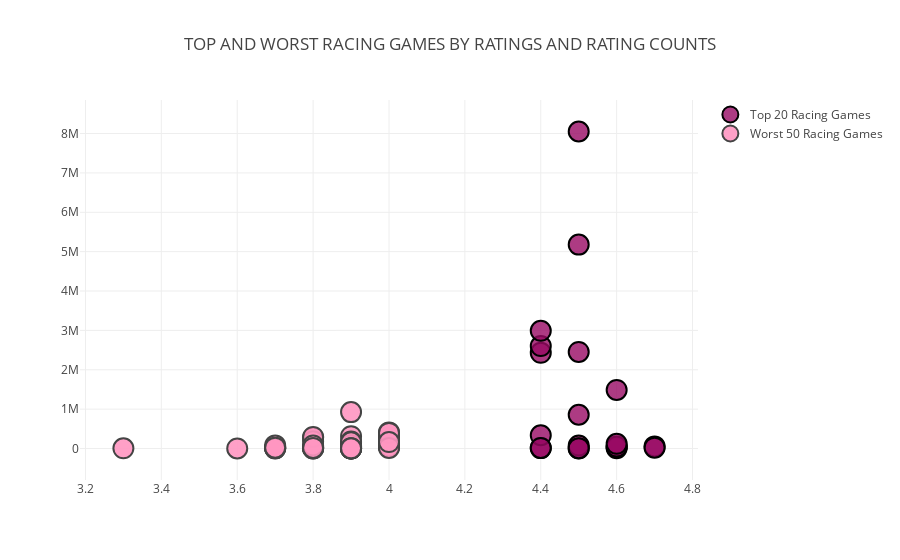

This figure's notebook cell:
### Code cell
#Scatterplot to show top racing game and bottom racing game ratings
trace0 = go.Scatter(
    x = topracinggames[('starrating','mean')].values.tolist(),
    y = topracinggames[('ratingnums','mean')].values.tolist(),
    name = 'Top 20 Racing Games',
    mode = 'markers',
    marker = dict(
        size = 20,
        color = 'rgba(152, 10, 100, .8)',
        line = dict(
            width = 2,
            color = 'rgb(0, 0, 0)'
        )
    )
)

trace1 = go.Scatter(
    x = botracinggames[('starrating','mean')].values.tolist(),
    y = botracinggames[('ratingnums','mean')].values.tolist(),
    name = 'Worst 50 Racing Games',
    mode = 'markers',
    marker = dict(
        size = 20,
        color = 'rgba(255, 150, 193, .9)',
        line = dict(
            width = 2,
        )
    )
)

data = [trace0, trace1]

layout = dict(title = 'TOP AND WORST RACING GAMES BY RATINGS AND RATING COUNTS',
              yaxis = dict(zeroline = False),
              xaxis = dict(zeroline = False)
             )

fig = dict(data=data, layout=layout)
py.offline.iplot(fig, filename='Top and Worst Racing Games by Ratings and Number of Ratings')

### Figure 1 — Plotly figure (JSON) as saved in the notebook; plotly's stock layout.template omitted (floating-point values rounded to 4 significant figures)
{"data": [{"marker": {"color": "rgba(152, 10, 100, .8)", "line": {"color": "rgb(0, 0, 0)", "width": 2}, "size": 20}, "mode": "markers", "name": "Top 20 Racing Games", "type": "scatter", "x": [4.7, 4.7, 4.6, 4.6, 4.6, 4.6, 4.6, 4.5, 4.5, 4.5, 4.5, 4.5, 4.5, 4.5, 4.4, 4.4, 4.4, 4.4, 4.4, 4.4], "y": [53480, 20265, 5576, 36908, 48695, 119458, 1486627, 2672, 8051935, 75009, 2452759, 5178901, 9301, 857692, 9818, 2430923, 336996, 13460, 2602514, 2989484]}, {"marker": {"color": "rgba(255, 150, 193, .9)", "line": {"width": 2}, "size": 20}, "mode": "markers", "name": "Worst 50 Racing Games", "type": "scatter", "x": [3.3, 3.6, 3.7, 3.7, 3.7, 3.7, 3.7, 3.7, 3.8, 3.8, 3.8, 3.8, 3.8, 3.8, 3.8, 3.8, 3.8, 3.8, 3.9, 3.9, 3.9, 3.9, 3.9, 3.9, 3.9, 3.9, 3.9, 3.9, 3.9, 3.9, 3.9, 3.9, 3.9, 3.9, 3.9, 3.9, 3.9, 3.9, 3.9, 3.9, 4, 4, 4, 4, 4, 4, 4, 4, 4, 4], "y": [4352, 917, 18749, 79182, 3563, 7419, 6370, 20193, 1538, 275346, 181857, 1739, 20709, 33865, 17049, 293625, 77359, 14229, 166, 22639, 24768, 41236, 15966, 312227, 22849, 5622, 177230, 61683, 36192, 43997, 5248, 8339, 83325, 6412, 1157, 157331, 5818, 346, 924509, 3986, 161184, 288458, 252267, 48426, 53635, 409113, 53487, 395450, 14215, 164219]}], "layout": {"title": "TOP AND WORST RACING GAMES BY RATINGS AND RATING COUNTS", "xaxis": {"zeroline": false}, "yaxis": {"zeroline": false}}}
